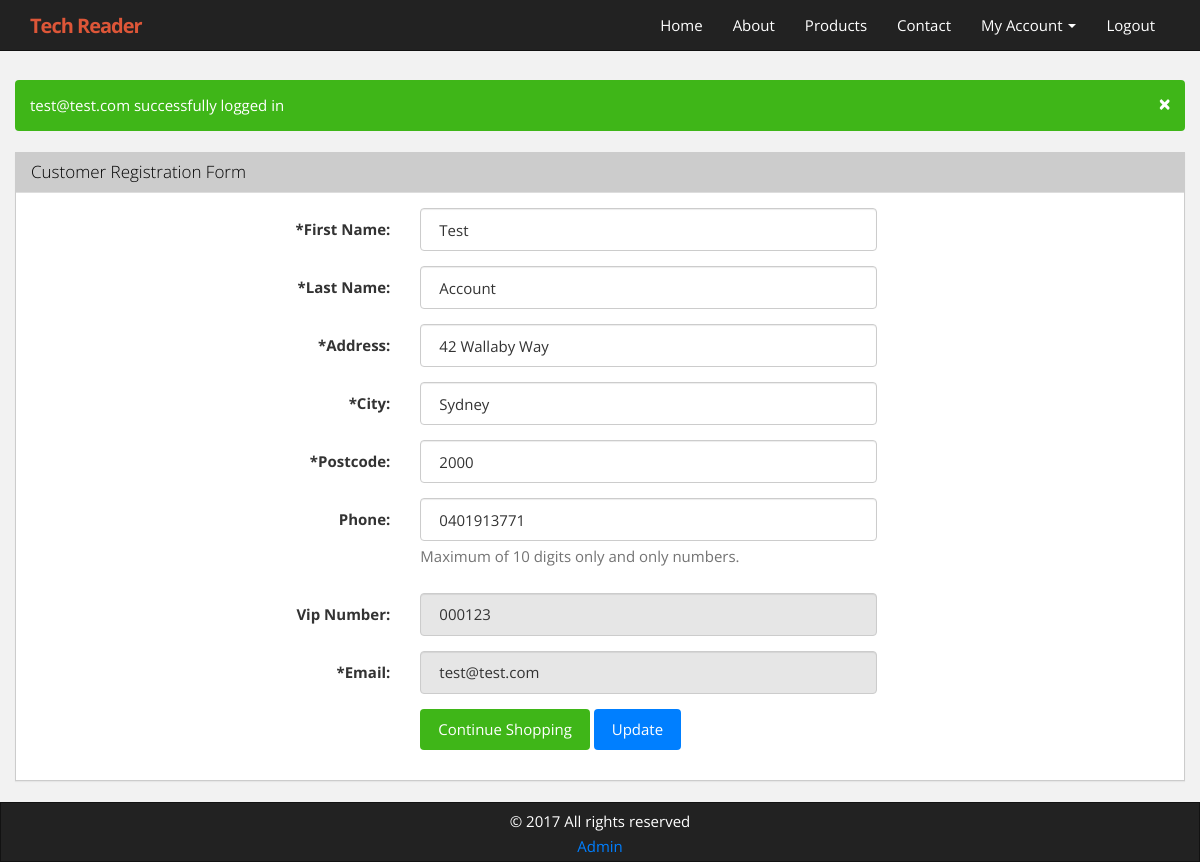
/account_details.php (signed in), run on the app's committed database.
### tables this page shows
CREATE TABLE IF NOT EXISTS `customers` (
  `customerID` int(11) NOT NULL AUTO_INCREMENT,
  `firstName` varchar(30) NOT NULL,
  `lastName` varchar(30) NOT NULL,
  `address` varchar(100) NOT NULL,
  `city` varchar(100) NOT NULL,
  `postcode` varchar(6) NOT NULL,
  `phone` varchar(10) NOT NULL,
  `vipNum` varchar(10) NOT NULL,
  `email` varchar(150) NOT NULL,
  `password` varchar(32) NOT NULL,
  PRIMARY KEY (`customerID`)
);

### include/config.php (called while the page is built, shortened)
<?php
if ($_SESSION["errorType"] != "" && $_SESSION["errorMsg"] != "") {
    $ERROR_TYPE            = $_SESSION["errorType"];
    $ERROR_MSG             = $_SESSION["errorMsg"];
}
?>

### account_details.php (the view, shortened to what this page needs)
<?php
require_once 'include/config.php';
include 'include/header.php';
$id = $_SESSION['cust_id'];
try {
    $sql  = "SELECT * FROM customers WHERE customerID = :id";
    $stmt = $DB->prepare($sql);
    $stmt->bindValue(":id", $id);
    $stmt->execute();
    $results = $stmt->fetchAll();
}
catch (Exception $ex) {
    echo $ex->getMessage();
}
?>
    <div class="container">
    <div class="row" style="margin-top: 30px;">
    <?php if ($ERROR_MSG <> "") { ?>
    <div class="rounded alert alert-dismissable alert-<?php echo $ERROR_TYPE ?>">
    <button data-dismiss="alert" class="close" type="button">×</button>
    <p>
      <?php echo $ERROR_MSG; ?>
    </p>
    </div>
    <?php } ?>
        <div class="panel panel-default">
            <div class="panel-heading">
                <h3 class="panel-title">Customer Registration Form</h3>
            </div>
                <div class="panel-body">
                    <form class="form-horizontal" name="contact_form" id="contact_form" enctype="multipart/form-data" method="post" action="php_scripts/update_details.php">
                        <fieldset>
                        <div class="form-group">
                            <label class="col-lg-4 control-label" for="first_name"><span class="required">*</span>First Name:</label>
                            <div class="col-lg-5">
                                <input type="text" placeholder="Peter" id="first_name" class="form-control" name="first_name" maxlength="30"
                                value="<?php echo $results[0]["firstName"] ?>">
                            </div>
                        </div>
                        <div class="form-group">
                            <label class="col-lg-4 control-label" for="last_name"><span class="required">*</span>Last Name:</label>
                            <div class="col-lg-5">
                                <input type="text" placeholder="Sherman" id="last_name" class="form-control" name="last_name" maxlength="30"
                                value="<?php echo $results[0]["lastName"] ?>">
                            </div>
                        </div>
                    <div class="form-group">
                        <label class="col-lg-4 control-label" for="address"><span class="required">*</span>Address:</label>
                        <div class="col-lg-5">
                            <input type="text" placeholder="42 Wallaby Way" id="address" class="form-control" name="address" maxlength="30"
                            value="<?php echo $results[0]["address"] ?>">
                        </div>
                    </div>
                    <div class="form-group">
                        <label class="col-lg-4 control-label" for="city"><span class="required">*</span>City:</label>
                        <div class="col-lg-5">
                            <input type="text" placeholder="Sydney" id="city" class="form-control" name="city" maxlength="120"
                            value="<?php echo $results[0]["city"] ?>">
                        </div>
                    </div>
                      <div class="form-group">
                        <label class="col-lg-4 control-label" for="postcode"><span class="required">*</span>Postcode:</label>
                        <div class="col-lg-5">
                            <input type="text" placeholder="2000" id="postcode" class="form-control" name="postcode" maxlength="4"
                            value="<?php echo $results[0]["postcode"] ?>">
                        </div>
                    </div>
                    <div class="form-group">
                        <label class="col-lg-4 control-label" for="phone">Phone:</label>
                        <div class="col-lg-5">
                            <input type="text" placeholder="Contact Number" id="phone" class="form-control" name="phone" maxlength="10"
                            value="<?php echo $results[0]["phone"] ?>">
                            <span class="help-block">Maximum of 10 digits only and only numbers.</span>
                        </div>
                    </div>
                    <div class="form-group">
                        <label class="col-lg-4 control-label" for="vip_num">Vip Number:</label>
                        <div class="col-lg-5">
                            <input type="text" id="vip_num" class="form-control file" name="vip_num"
                            value="<?php echo $results[0]["vipNum"] ?>" readonly>
                        </div>
                    </div>
                    <div class="form-group">
                        <label class="col-lg-4 control-label" for="email_id"><span class="required">*</span>Email:</label>
                        <div class="col-lg-5">
                            <input type="text" placeholder="Email ID" id="email_id" class="form-control" name="email_id" maxlength="120"
                            value="<?php echo $results[0]["email"] ?>" readonly>
                        </div>
                    </div>
                    <div class="form-group">
                        <div class="col-lg-5 col-lg-offset-4">
                            <a href="prodCatalogue.php" class="btn btn-success rounded" name="continue">Continue Shopping</a>
                            <button class="btn btn-primary rounded" type="submit">Update</button>
                        </div>
                    </div>
                    </fieldset>
                </form>
            </div>
        </div>
    </div>
</div>
<?php
    include 'include/footer.php';
?>

### style/style.css (style rules this page uses)
html,body { margin:0; height: 100%; }
body { padding-top: 50px; background: #f2f2f2; }
.form-control { border-radius: 4px; }
.rounded { border-radius: 4px; }
.panel-default { border-color: #ccc; }
.panel-default>.panel-heading { color: black; background-color: #ccc; border-color: #dddddd; }

### data on the page
customers: first_name "Test", last_name "Account", address "42 Wallaby Way", city "Sydney", postcode "2000", phone "0401913771", vip_num "000123", email_id "test@test.com"

### other printed values
$ERROR_MSG "test@test.com successfully logged in"
